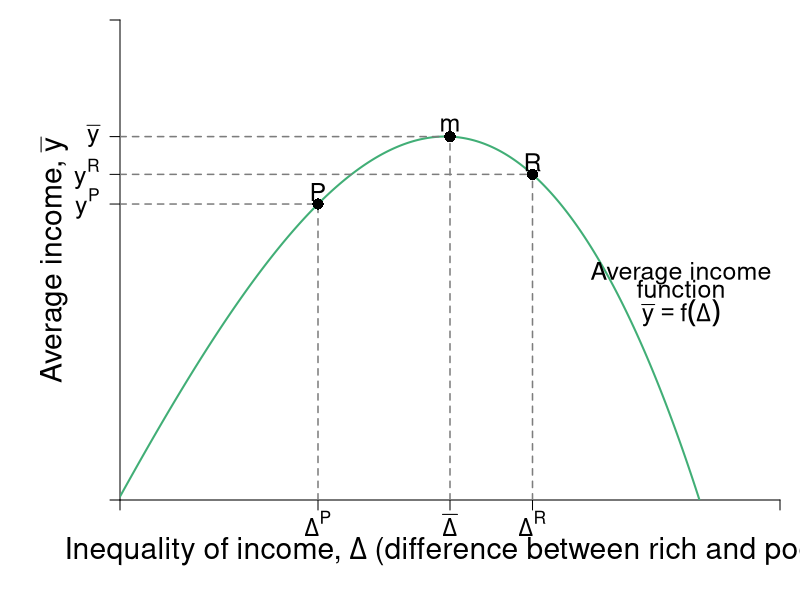

Here is the R script that generated this plot:
#Graph Designer: Simon Halliday & Riley Boeth '17 + Scott Cohn
#Authors: Bowles, Foley and Halliday
#Title: Coordination, Conflict and Competition: A Text in Microeconomics

library(shape)
pdf(file = "risk/risks_inequality_feasible.pdf", width = 10, height = 8)

#Set parameters for graphics
axislabelsize <- 1.8
labelsize <- 1.5
namesize <- 1.8
annotatesize <- 1.5
graphlinewidth <- 2
segmentlinewidth <- 1.5

COL <- c("#7fc97f", "#beaed4", "#fdc086", "#ffff99", "#386cb0", "#f0027f", "#bf5b17", "#666666")
COLA <- c("#e0f3db", "#99d8c9","#66c2a4","#41ae76", "#238b45", "#005824")
COLB <- c("#c6dbef", "#4eb3d3", "#2b8cbe", "#0868ac","#084081")
COLC <- c("#fcfbfd", "#efedf5", "#dadaeb", "#bcbddc", "#9e9ac8", "#807dba", "#6a51a3", "#54278f", "#3f007d")
grays <- gray.colors(25, start = 1, end = 0)

#Edited the margins to cater for the larger LHS labels
par(mar =  c(5, 6, 1, 1))


#Indifference curves of a risk-averse homo economicus (2nd graph out of the two for 4.7)

indiffA <- function(x, ua=2) {
  ua + (1/12)*(x)^2
}

#Average income function 

avgwealth <- function(x,y){
  (1.08)*((-1/35)*(((-((.9)*x-36))^2))+36.8+((-1/10)*(x-4)+(-1/1000)*((x-3)^3)))
}

#Add limits on axes and levels of utility for each indifference curve
ylims <- c(0, 30)
xlims <- c(0, 40)

npts <- 501 
x <- seq(xlims[1], xlims[2], length.out = npts)
y <- seq(ylims[1], ylims[2], length.out = npts) 

plot(0, 0, xlim = xlims, ylim = ylims, type = "n",
     xlab = expression(paste("")),
     ylab = expression(paste("")), 
     xaxt = "n", 
     yaxt = "n", 
     cex.lab = axislabelsize, 
     bty = "n", 
     xaxs = "i", 
     yaxs = "i"
)

#x and y limits with plain axes without ticks/numbers to match previous graph

#ticksx <- seq(from = 0, to = xlims[2]+1, by = 4)
#xlabels <- seq(from = 0, to = xlims[2], by = 1)
ticksx <- c(xlims[1], 12, 20, 25, xlims[2])
xlabels <- c(NA, expression(paste(Delta^P)), expression(paste(bar(Delta) )), expression(paste(Delta^R)), NA)
#ticksy <- seq(from = 0, to = ylims[2]+1, by = 4)
#ylabels <- seq(from = 0, to = ylims[2], by = 1)
ticksy <- c(ylims[1], avgwealth(12), avgwealth(20), avgwealth(25), ylims[2])
ylabels <- c(NA, expression(paste(y^P)), expression(paste(bar(y) )), expression(paste(y^R)), NA)



axis(1,at = ticksx,  pos = 0, labels = xlabels, cex.axis = labelsize)
axis(2,at = ticksy,  pos = 0, labels = ylabels, las = 1, cex.axis = labelsize)

npts <- 500 
xx1 <- seq(xlims[1], xlims[2], length.out = npts)
xx2 <- seq(0, xlims[2], length.out = npts)
xx3 <- seq(xlims[1], 0, length.out = npts)
xx4 <- seq(-11, 0, length.out = npts)


# lines(xx1, indiffA(xx1, ua = 2), col = COLB[4], lwd = graphlinewidth)
# lines(xx1, indiffA(xx1, ua = 8.2), col = COLB[4], lwd = graphlinewidth)
# lines(xx1, indiffA(xx1, ua = 14.4), col = COLB[4], lwd = graphlinewidth)
lines(xx1, avgwealth(xx1), col = COLA[4], lwd = graphlinewidth)


#Axis labels and draw linear utility function
mtext(expression(paste("Inequality of income, ", Delta , " (difference between rich and poor)")), side = 1, line = 2.5, cex = axislabelsize)
text(-4, 0.5*ylims[2], expression(paste("Average income, ",bar(y))), xpd = TRUE, cex = axislabelsize, srt = 90) 

#Label various points on line

segments(0, avgwealth(25), 25, avgwealth(25), lty = 2, col = grays[20], lwd = segmentlinewidth)
segments(25, 0, 25, avgwealth(25), lty = 2, col = grays[20], lwd = segmentlinewidth)
points(25, avgwealth(25), pch = 16, col = "black", cex = 1.5)
text(25, avgwealth(25) + 0.75, expression(paste(R)), cex = labelsize)

segments(0, avgwealth(20), 20, avgwealth(20), lty = 2, col = grays[20], lwd = segmentlinewidth)
segments(20, 0, 20, avgwealth(20), lty = 2, col = grays[20], lwd = segmentlinewidth)
points(20, avgwealth(20), pch = 16, col = "black", cex = 1.5)
text(20, avgwealth(20) + 0.75, expression(paste(m)), cex = labelsize)


segments(0, avgwealth(12), 12, avgwealth(12), lty = 2, col = grays[20], lwd = segmentlinewidth)
segments(12, 0, 12, avgwealth(12), lty = 2, col = grays[20], lwd = segmentlinewidth)
points(12, avgwealth(12), pch = 16, col = "black", cex = 1.5)
text(12, avgwealth(12) + 0.75, expression(paste(P)), cex = labelsize)


#Label average wealth curve and indifference curves generally

text(34, avgwealth(30)+1, expression(paste("Average income")), xpd = TRUE, cex = labelsize)
text(34, avgwealth(30), expression(paste("function")), xpd = TRUE, cex = labelsize)
text(34, avgwealth(30)-1.5, expression(paste(bar(y) == f(Delta) )), xpd = TRUE, cex = labelsize)



dev.off()
